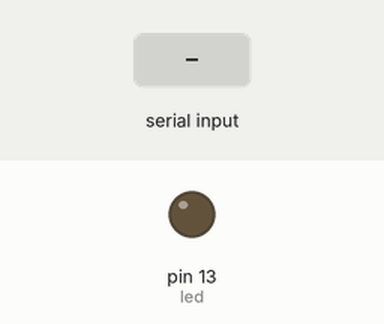
Simulated run of this sketch. Board: Arduino Uno, built with avr-gcc and run on an emulated ATmega328P. Shown: output pins drawn as LEDs (lit = HIGH). Dashed ring = blinking. The test bench sets the inputs (shaded band).

Above: at 1.2 s.
1.3 s: "a" received over Serial
At 1.55 s:
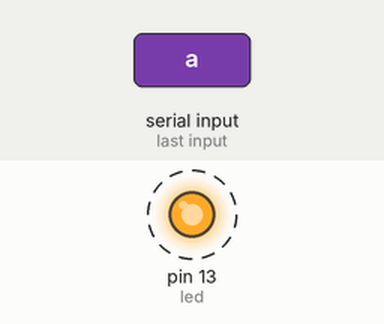
4.3 s: "w" received over Serial
At 5.8 s:
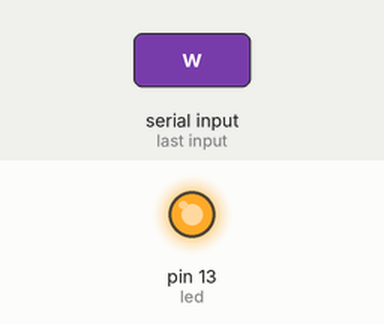
Timing chart, 0 to 7.6 s (numbered marks = the images above; inputs shaded):
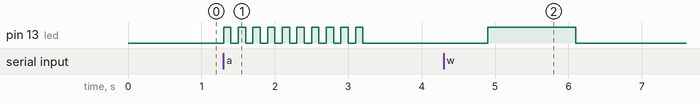

The sketch:

_23_codigo_arduino.ino
```cpp
// C++ code
// Programação para o circuito com o Arduino.

constexpr int led = 13;

char entrada = '0';

void configurarPinos() {
    Serial.begin(9600);
    pinMode(led, OUTPUT);
}

void piscarLED(int intervalo) {
    for (int i = 0; i < 10; i++) {
        digitalWrite(led, HIGH);
        delay(intervalo);
        digitalWrite(led, LOW);
        delay(intervalo);
    }
}

void enviarMorse(const char *codigo) {
    while (*codigo) {
        if (*codigo == '.') {
            digitalWrite(led, HIGH);
            delay(100); // Ponto: LED acende por 100ms
        } else if (*codigo == '-') {
            digitalWrite(led, HIGH);
            delay(300); // Traço: LED acende por 300ms
        }
        digitalWrite(led, LOW);
        delay(200);
        codigo++;
    }
}

void ajustarBrilhoLED() {
    for (int brilho = 0; brilho <= 255; brilho += 51) { // Aumenta gradualmente o brilho
        analogWrite(led, brilho);
        delay(200);
    }
    for (int brilho = 255; brilho >= 0; brilho -= 51) { // Diminui gradualmente o brilho
        analogWrite(led, brilho);
        delay(200);
    }
}

void processarEntrada(char comando) {
    switch (comando) {
        case 'a': piscarLED(100); break; // Pisca a cada 100ms
        case 'b': piscarLED(50); break; // Pisca a cada 50ms
        case 'p': enviarMorse(".--."); break; // Código Morse para 'P'
        case 'u': enviarMorse("..-"); break; // Código Morse para 'U'
        case 'c': enviarMorse("-.-."); break; // Código Morse para 'C'
        case 'x': digitalWrite(led, LOW); break; // Apaga o LED
        case 'w': ajustarBrilhoLED(); break;
        default: Serial.println("Comando inválido."); break;
    }
}

void loop() {
    if (Serial.available() > 0) {
        entrada = Serial.read();
        processarEntrada(entrada);
    }
}

void setup() {
    configurarPinos();
}
```

Measured:
- after the input at 1.3 s, pin 13 (led): alternates HIGH for 0.10 s and LOW for 0.10 s, 20 changes in all, then stays LOW, starting at once
- after the input at 4.3 s, pin 13 (led): LOW → HIGH after 0.60 s, → LOW 1.2 s later
